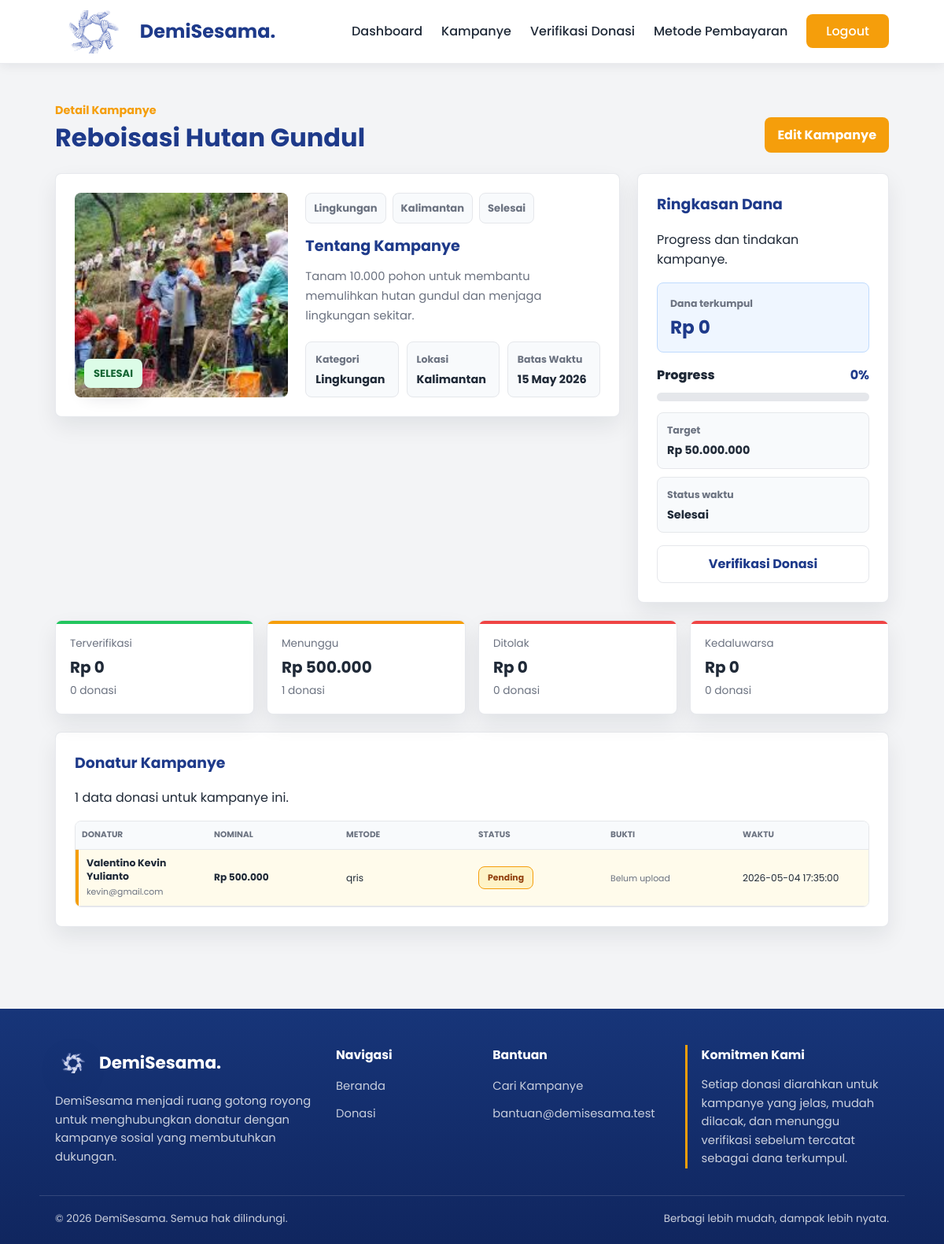
The page /admin/detail-kampanye.php?id=6 (signed in) on the database its author committed.
### tables this page shows
CREATE TABLE `kampanye` (
  `id_kampanye` int(11) NOT NULL AUTO_INCREMENT,
  `id_penyelenggara` int(11) NOT NULL,
  `judul_kampanye` varchar(100) NOT NULL,
  `kategori` varchar(50) NOT NULL,
  `lokasi` varchar(100) NOT NULL,
  `deskripsi` varchar(1000) NOT NULL,
  `target_dana` int(15) NOT NULL,
  `dana_terkumpul` int(15) NOT NULL DEFAULT 0,
  `batas_waktu` date NOT NULL,
  `gambar_poster` varchar(255) NOT NULL,
  `status` ENUM('active', 'completed') NOT NULL DEFAULT 'active',
  PRIMARY KEY (`id_kampanye`),
  KEY `id_penyelenggara` (`id_penyelenggara`),
  CONSTRAINT `kampanye_ibfk_1`
    FOREIGN KEY (`id_penyelenggara`)
    REFERENCES `penyelenggara` (`id_penyelenggara`)
    ON DELETE CASCADE
    ON UPDATE CASCADE
);

CREATE TABLE `donasi` (
  `id_donasi` int(11) NOT NULL AUTO_INCREMENT,
  `id_donatur` int(11) NOT NULL,
  `id_kampanye` int(11) NOT NULL,
  `nominal_donasi` decimal(15,2) NOT NULL,
  `metode_pembayaran` varchar(50) NOT NULL,
  `pesan_dukungan` text DEFAULT NULL,
  `bukti_transfer` varchar(255) DEFAULT NULL,
  `status` enum('PENDING','VERIFIED','REJECTED','EXPIRED') DEFAULT 'PENDING',
  `waktu_donasi` timestamp NOT NULL DEFAULT current_timestamp(),
  `waktu_kadaluarsa` datetime DEFAULT NULL,
  PRIMARY KEY (`id_donasi`),
  KEY `id_donatur` (`id_donatur`),
  KEY `id_kampanye` (`id_kampanye`),
  CONSTRAINT `donasi_ibfk_1`
    FOREIGN KEY (`id_donatur`)
    REFERENCES `donatur` (`id_donatur`)
    ON DELETE CASCADE,
  CONSTRAINT `donasi_ibfk_2`
    FOREIGN KEY (`id_kampanye`)
    REFERENCES `kampanye` (`id_kampanye`)
    ON DELETE CASCADE
);

CREATE TABLE `donatur` (
  `id_donatur` int(11) NOT NULL AUTO_INCREMENT,
  `nama_lengkap` varchar(50) NOT NULL,
  `username` varchar(50) NOT NULL,
  `email` varchar(50) NOT NULL,
  `nomor_telepon` varchar(15) NOT NULL,
  `password` varchar(50) NOT NULL,
  PRIMARY KEY (`id_donatur`)
);

### admin/detail-kampanye.php (the view, shortened to what the rows shown need)
<?php
require_once __DIR__ . "/../components/auth.php";
require_once __DIR__ . "/../components/admin_service.php";
$admin_id = currentAdminId();
$id_kampanye = filter_input(INPUT_GET, 'id', FILTER_VALIDATE_INT);
$return_page = filter_input(INPUT_GET, 'page', FILTER_VALIDATE_INT) ?: 1;
$return_page = max(1, $return_page);
$return_query = $return_page > 1 ? '?page=' . $return_page : '';
$campaign = getManagedCampaignById($conn, $admin_id, $id_kampanye);
$donations = $campaign ? getManagedDonations($conn, $admin_id, '', '', $id_kampanye) : [];
$donation_totals = [
    'PENDING' => ['count' => 0, 'total' => 0],
    'VERIFIED' => ['count' => 0, 'total' => 0],
    'REJECTED' => ['count' => 0, 'total' => 0],
    'EXPIRED' => ['count' => 0, 'total' => 0],
];
foreach ($donations as $donation) {
    $status = (string) ($donation['status'] ?? '');
    $donation_totals[$status]['count']++;
    $donation_totals[$status]['total'] += (float) $donation['nominal_donasi'];
}
$target = $campaign ? (float) $campaign['target_dana'] : 0;
$collected = $campaign ? (float) $donation_totals['VERIFIED']['total'] : 0;
$progress = $target > 0 ? min(100, round(($collected / $target) * 100)) : 0;
$category_label = $campaign ? ucwords(str_replace('_', ' ', (string) $campaign['kategori'])) : '';
$campaign_status = $campaign ? strtolower(trim((string) ($campaign['status'] ?? 'active'))) : 'active';
$campaign_status = $campaign_status !== '' ? $campaign_status : 'active';
$is_campaign_finished = $campaign
    && in_array($campaign_status, ['completed'], true)
    && isCampaignClosed($campaign);
$display_status = $is_campaign_finished ? 'completed' : $campaign_status;
$display_status_label = $is_campaign_finished ? 'SELESAI' : strtoupper($campaign_status ?: 'active');
$deadline_label = '-';
$remaining_label = '-';
if ($campaign && !empty($campaign['batas_waktu'])) {
    $today = new DateTime('today');
    $deadline = new DateTime($campaign['batas_waktu']);
    $deadline_label = $deadline->format('d M Y');
    if ($is_campaign_finished) {
        $remaining_label = 'Selesai';
    } elseif ($deadline < $today) {
        $remaining_label = 'Melewati batas';
    } else {
        $remaining_label = $today->diff($deadline)->days . ' hari lagi';
    }
}
$summary_cards = [
    'VERIFIED' => ['label' => 'Terverifikasi', 'class' => 'status-card-verified'],
    'PENDING' => ['label' => 'Menunggu', 'class' => 'status-card-pending'],
    'REJECTED' => ['label' => 'Ditolak', 'class' => 'status-card-rejected'],
    'EXPIRED' => ['label' => 'Kedaluwarsa', 'class' => 'status-card-expired'],
];
?>
<!DOCTYPE html>
<html lang="id">
<head>
    <link rel="stylesheet" href="<?php echo asset_url('css/global.css?v=3'); ?>">
    <link rel="stylesheet" href="<?php echo asset_url('css/form.css?v=4'); ?>">
    <link rel="stylesheet" href="<?php echo asset_url('css/admin.css?v=7'); ?>">
</head>
<body>
    <main class="admin-page">
        <div class="container">
            <div class="admin-heading">
                <div>
                    <span>Detail Kampanye</span>
                    <h1><?php echo $campaign ? e($campaign['judul_kampanye']) : 'Kampanye Tidak Ditemukan'; ?></h1>
                </div>
            </div>
            <?php if (!$campaign): ?>
                <section class="admin-panel">
                    <p class="admin-table-note">Kampanye tidak tersedia atau bukan milik akun ini.</p>
                    <a href="<?php echo url_for('admin/kampanye.php' . $return_query); ?>" class="admin-primary-link">Kembali ke Daftar</a>
                </section>
            <?php else: ?>
                <section class="campaign-detail-grid">
                    <article class="admin-panel campaign-detail-card">
                        <div class="campaign-detail-poster">
                            <img src="<?php echo e(asset_url($campaign['gambar_poster'])); ?>" alt="<?php echo e($campaign['judul_kampanye']); ?>">
                            <span class="status-badge status-<?php echo e($display_status); ?>"><?php echo e($display_status_label); ?></span>
                        </div>
                        <div class="campaign-detail-content">
                            <div class="campaign-detail-meta">
                                <span><?php echo e($category_label); ?></span>
                                <span><?php echo e($campaign['lokasi']); ?></span>
                                <span><?php echo e($remaining_label); ?></span>
                            </div>
                            <h2>Tentang Kampanye</h2>
                            <p class="campaign-detail-description"><?php echo nl2br(e($campaign['deskripsi'])); ?></p>
                            <div class="campaign-info-list">
                                <div>
                                    <span>Kategori</span>
                                    <strong><?php echo e($category_label); ?></strong>
                                </div>
                                <div>
                                    <span>Lokasi</span>
                                    <strong><?php echo e($campaign['lokasi']); ?></strong>
                                </div>
                                <div>
                                    <span>Batas Waktu</span>
                                    <strong><?php echo e($deadline_label); ?></strong>
                                </div>
                            </div>
                        </div>
                    </article>
                    <aside class="admin-panel campaign-detail-side">
                        <div class="admin-panel-head">
                            <div>
                                <h2>Ringkasan Dana</h2>
                                <span>Progress dan tindakan kampanye.</span>
                            </div>
                        </div>
                        <div class="campaign-fund-main">
                            <span>Dana terkumpul</span>
                            <strong><?php echo formatRupiah($collected); ?></strong>
                        </div>
                        <div class="campaign-progress-row">
                            <span>Progress</span>
                            <strong><?php echo (int) $progress; ?>%</strong>
                        </div>
                        <div class="dashboard-progress campaign-detail-progress" aria-label="Progress <?php echo (int) $progress; ?> persen">
                        </div>
                        <div class="campaign-side-facts">
                            <div>
                                <span>Target</span>
                                <strong><?php echo formatRupiah($target); ?></strong>
                            </div>
                            <div>
                                <span>Status waktu</span>
                                <strong><?php echo e($remaining_label); ?></strong>
                            </div>
                        </div>
                        <div class="campaign-detail-actions">
                            <a href="<?php echo url_for('admin/donasi.php?campaign=' . (int) $campaign['id_kampanye']); ?>" class="admin-secondary-link">Verifikasi Donasi</a>
                        </div>
                    </aside>
                </section>
                <section class="admin-summary-grid campaign-donation-summary">
                    <?php foreach ($summary_cards as $status => $summary_card): ?>
                        <article class="admin-summary-card <?php echo e($summary_card['class']); ?>">
                            <span><?php echo e($summary_card['label']); ?></span>
                            <strong><?php echo formatRupiah($donation_totals[$status]['total']); ?></strong>
                            <p><?php echo (int) $donation_totals[$status]['count']; ?> donasi</p>
                        </article>
                    <?php endforeach; ?>
                </section>
                <section class="admin-panel">
                    <div class="admin-panel-head">
                        <div>
                            <h2>Donatur Kampanye</h2>
                            <span><?php echo count($donations); ?> data donasi untuk kampanye ini.</span>
                        </div>
                    </div>
                    <div class="verification-table-wrap daftar-donasi-wrap">
                        <table class="verification-table daftar-donasi-table campaign-donor-table">
                            <thead>
                                <tr>
                                    <th>Donatur</th>
                                    <th>Nominal</th>
                                    <th>Metode</th>
                                    <th>Status</th>
                                    <th>Bukti</th>
                                    <th>Waktu</th>
                                </tr>
                            </thead>
                            <tbody>
                                <?php foreach ($donations as $donation): ?>
                                    <?php
                                        $status = (string) $donation['status'];
                                        $status_class = preg_replace('/[^a-z0-9_-]/', '', strtolower($status));
                                        $payment = getPaymentMethod($donation['metode_pembayaran'], $campaign['id_penyelenggara']);
                                        $proof_path = trim((string) ($donation['bukti_transfer'] ?? ''));
                                    ?>
                                    <tr class="<?php echo $status === 'PENDING' ? 'verification-row-pending daftar-donasi-row-pending' : 'daftar-donasi-row'; ?>">
                                        <td class="verification-donor">
                                            <strong><?php echo e($donation['nama_lengkap']); ?></strong>
                                            <span class="verification-email"><?php echo e($donation['email']); ?></span>
                                        </td>
                                        <td><strong class="verification-amount"><?php echo formatRupiah($donation['nominal_donasi']); ?></strong></td>
                                        <td><?php echo e($payment['label'] ?? $donation['metode_pembayaran']); ?></td>
                                        <td><span class="verification-status-badge status-<?php echo e($status_class); ?>"><?php echo e(ucfirst(strtolower($status))); ?></span></td>
                                        <td>
                                            <?php if ($proof_path !== ''): ?>
                                                <a class="verification-proof-link" href="<?php echo e(asset_url($proof_path)); ?>" target="_blank" rel="noopener">Lihat Bukti</a>
                                            <?php else: ?>
                                                <span class="verification-muted">Belum upload</span>
                                            <?php endif; ?>
                                        </td>
                                        <td><?php echo e($donation['waktu_donasi']); ?></td>
                                    </tr>
                                <?php endforeach; ?>
                            </tbody>
                        </table>
                    </div>
                </section>
            <?php endif; ?>
        </div>
    </main>
</body>
</html>

### rows shown on the page
kampanye: judul_kampanye "Reboisasi Hutan Gundul", gambar_poster (picture), status "SELESAI", kategori "Lingkungan", lokasi "Kalimantan", status "Selesai", deskripsi "Tanam 10.000 pohon untuk membantu memulihkan hutan gundul dan menjaga lingkungan sekitar.", batas_waktu "15 May 2026", target_dana "0", target_dana "Rp 50.000.000"
donasi: id_donatur.nama_lengkap "Valentino Kevin Yulianto", id_donatur.email "kevin@gmail.com", nominal_donasi "Rp 500.000", metode_pembayaran "qris", status "Pending", shows "Belum upload", waktu_donasi "2026-05-04 17:35:00"

### other values the page prints
formatRupiah($collected) "Rp 0"
$summary_card['label'] "Terverifikasi"
formatRupiah($donation_totals[$status]['total']) "Rp 0"
$donation_totals[$status]['count'] "0"
$summary_card['label'] "Menunggu"
formatRupiah($donation_totals[$status]['total']) "Rp 500.000"
$donation_totals[$status]['count'] "1"
$summary_card['label'] "Ditolak"
$summary_card['label'] "Kedaluwarsa"
count($donations) "1"
